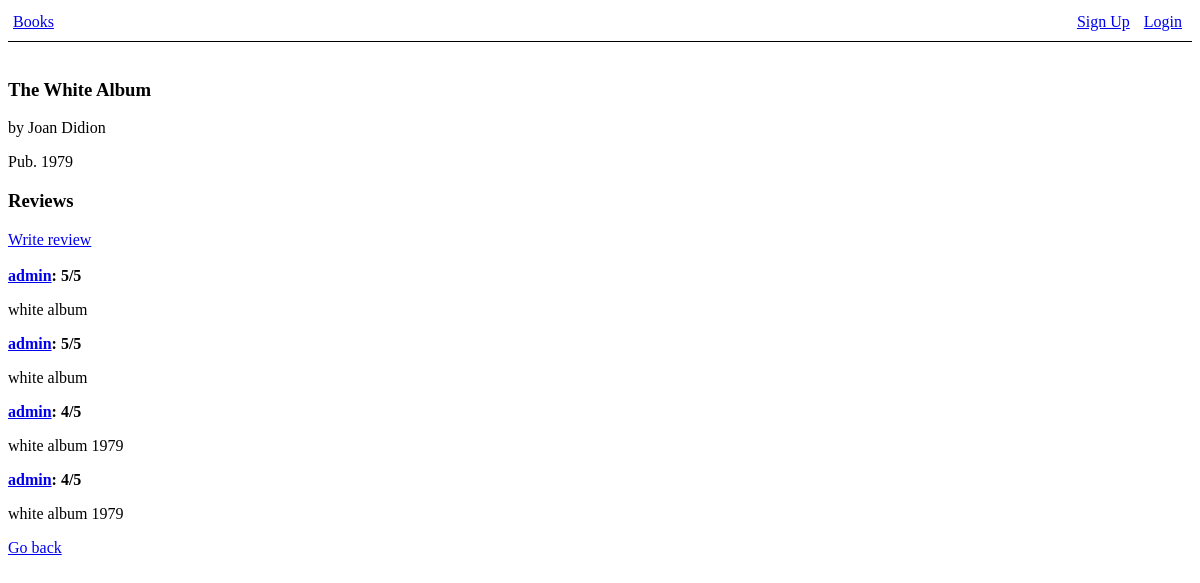
The page /books/2/ on the database its author committed.
### books/models.py (models this page shows, shortened)
class Book(models.Model):
    title = models.CharField(max_length=200, blank=False)
    author = models.CharField(max_length=200)
    pub_year = models.IntegerField(default=-1, blank=True)

### reviews/models.py (models this page shows)
class Review(models.Model):
    user = models.ForeignKey(User, on_delete=models.CASCADE, blank=True)
    book = models.ForeignKey(Book, on_delete=models.CASCADE)
    rating = models.IntegerField(blank=False, default=0)
    text = models.CharField(max_length=500);

### books/views.py (the view)
# urls.py: path("<int:book_id>/", views.displayBookInfo, name="view_book"),
def displayBookInfo(request, book_id):
    book = Book.objects.get(pk=book_id)
    reviews = Review.objects.filter(book__id=book_id)
    context = {
        "id": book.id,
        "title": book.title,
        "author": book.author,
        "pub_year": book.pub_year,
        "reviews": reviews
    }
    return render(request, "books/book.html", context);

### templates/books/book.html (shortened to what this page needs)
{% extends "base.html" %}
{% block content %}
    <h3>{{ title }}</h3>
    <p>by {{ author }}</p>
    <p>Pub. {{ pub_year }}</p>
    <h3>Reviews</h3>
    <a href="{% url 'books:review_book' id %}">Write review</a><br /><br />
    {% for review in reviews %}
        <b><a href="{% url 'profiles:profile' review.user.id %}">{{review.user.username}}</a>: {{ review.rating }}/5</b>
        <p>{{ review.text }}</p>
    {% endfor %}
    <a href="{% url 'books:list_books' %}">Go back</a>
{% endblock %}

### static/css/stars.css (style rules this page uses)
:root { --star-color: #fff; --star-background: #fc0; }

### rows shown on the page
Book: title "The White Album", author "Joan Didion"
Review: user.username "admin", rating "5", text "white album"
Review: user.username "admin", rating "5", text "white album"
Review: user.username "admin", rating "4", text "white album 1979"
Review: user.username "admin", rating "4", text "white album 1979"

### other values the page prints
{{ pub_year }} "1979"
